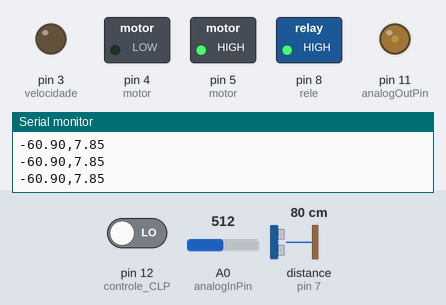
Simulated run of this sketch. Board: Arduino Uno, built with avr-gcc and run on an emulated ATmega328P. Parts: switched loads named in the sketch (green lamp = pin HIGH), output pins drawn as LEDs (lit = HIGH), the last lines printed to the serial monitor. The inputs (shaded band) are chosen by the test bench; at power-on: distance to the obstacle (sensor on pin 7) 80 cm, pin 12 (controle_CLP) LOW, A0 (analogInPin) = 512. The echo pulse lasts 58.3 µs per cm.

Above: at 1.2 s.
1.3 s: distance to the obstacle (sensor on pin 7) set to 60 cm
At 2.0 s:
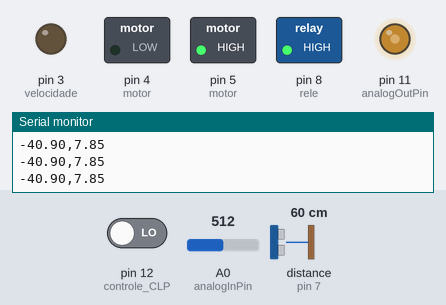
2.8 s: pin 12 (controle_CLP) driven HIGH
At 3.8 s:
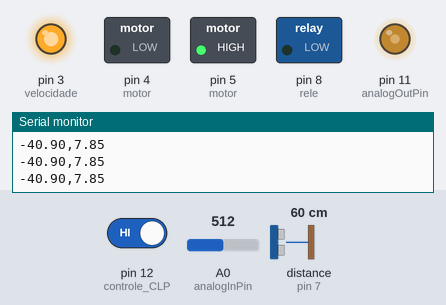
4.3 s: distance to the obstacle (sensor on pin 7) set to 2 cm
At 5.3 s:
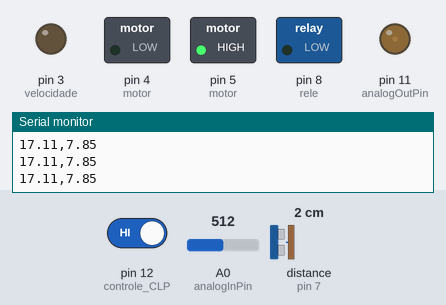
5.8 s: distance to the obstacle (sensor on pin 7) set to 13 cm
At 7.5 s:
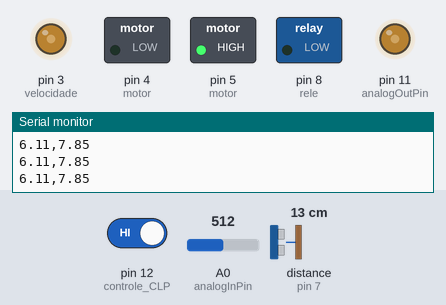
8.8 s: A0 (analogInPin) set to 716
11.8 s: distance to the obstacle (sensor on pin 7) set to 4 cm
At 13.2 s:
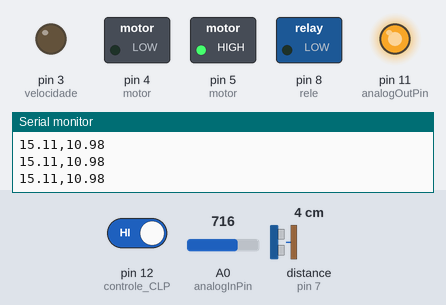
Timing chart, 0 to 14.3 s (numbered marks = the images above; inputs shaded):
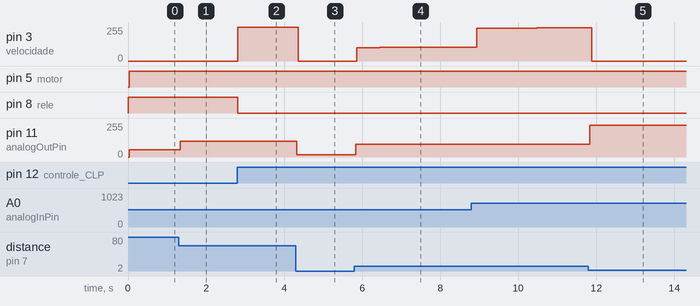

The sketch:

PID_Trabalho.ino
```cpp
#include <PID_v1.h>
#include <Ultrasonic.h>

//Define os pinos para o trigger e echo
#define pino_trigger 6
#define pino_echo 7

const int analogInPin = A0;  // Analog input pin from PLC
const int analogOutPin = 11; // Analog output pin to PLC

int outputValue = 0;        // value output to the PWM (analog out)
int val = 0;

Ultrasonic ultrasonic(pino_trigger, pino_echo);

//Define Variables we'll be connecting to
double Setpoint, Input, Output, valmedio;

//Define the Tuning Parameters
//Kp=45, Ki=0.5 OK!
//kp=50, ki=2.2
//kp=48, ki=0.8
//kp=170,ki=3

//Specify the links and initial tuning parameters
PID myPID(&Input, &Output, &Setpoint, 45, 0.5, 0, DIRECT);

void setup()
{
  Serial.begin(9600);

  pinMode(3,OUTPUT); //velocidade
  pinMode(4,OUTPUT); //motor
  pinMode(5,OUTPUT); //motor
  pinMode(8,OUTPUT); //rele
  digitalWrite(8, HIGH);

  pinMode(12,INPUT); //controle CLP

  //initialize the variables we're linked to
  Input = 0;
  Setpoint = 10;
  valmedio = 0;

  //turn the PID on
  myPID.SetMode(AUTOMATIC);
}

void loop()
{
  double cmMsec;
  long microsec = ultrasonic.timing();
  valmedio = 0;

   // read the analog in value:
  Setpoint = map(analogRead(analogInPin), 0, 1023, 0, 1570);
  Setpoint = Setpoint / 100;

  valmedio = ultrasonic.convert(microsec, Ultrasonic::CM);
  delay(25);

  //Serial.print("leitura - ");
  //Serial.print(valmedio );
  //Serial.print(" altura - ");
  Serial.print(19.1-valmedio );
  Serial.print(",");
  //Serial.print(" setpoint - ");
  Serial.println(Setpoint);
  //Serial.print(",");

  Input = 19.1 - valmedio;

  outputValue = map(Input*100, 0, 1600, 0, 255);
  analogWrite(analogOutPin, outputValue);

  if (digitalRead(12) == HIGH){

    myPID.Compute();

    if (Output > 255){
      val = 255;
    } else if (Output < 0) {
      val = 0;
    } else {
      val = Output;
    }

  //Serial.print(" output - ");
  //Serial.println(Output);

    acionaMotor(val);
    digitalWrite(8, LOW);  //Liga rele
  } else {
    acionaMotor(0);
    digitalWrite(8, HIGH); //Desliga rele
  }

  delay(2);
}

void acionaMotor(int velocidade){
 digitalWrite(4,LOW);
 digitalWrite(5,HIGH);
 analogWrite(3,velocidade);
}
```

Measured:
- after the input at 1.3 s, pin 11 (analogOutPin): 54/255 → 117/255 at once
- after the input at 2.8 s, pin 3 (velocidade): 0/255 → 255/255 at once; pin 8 (rele): HIGH → LOW at once
- after the input at 4.3 s, pin 3 (velocidade): 255/255 → 0/255 after 0.06 s; pin 11 (analogOutPin): 117/255 → 16/255 at once
- after the input at 5.8 s, pin 3 (velocidade): 0/255 → 101/255 after 0.06 s, → 102/255 0.59 s later, → 103/255 1.4 s later; pin 11 (analogOutPin): 16/255 → 97/255 at once
- after the input at 11.8 s, pin 11 (analogOutPin): 97/255 → 240/255 at once
